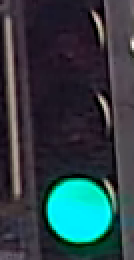
#> input picture Lecture2/test-images/green-000810_02.png, 67 x 130 px (shown 2 times larger); its folder holds only this picture in this run
$ python main.py
#> lines starting #> are read from the running program, lines starting #| are printed output that depends on the picture; after the words box and inside, x2 and y2 are one past the last pixel; in counts of white or black regions, pixels touching at a corner belong together
import os
import cv2
import numpy as np
import matplotlib
matplotlib.use("TkAgg")  # or "Agg" if running headless
import matplotlib.pyplot as plt


input_folder = "test-images"
output_folder = "test-output"
color_threshold = 150

correct_count = 0
total_images = 0

for image_name in os.listdir(input_folder):
    if image_name.endswith('.png'):
        image_path = os.path.join(input_folder, image_name)

        original_image = cv2.imread(image_path)
#> original_image is the input picture: shape (130, 67, 3); mean B, G, R 69.6, 64.2, 45.6

        image = original_image.copy()

        # Set white pixels to black
        white_mask = (image > 100).all(axis=2)  # Pixels where all R, G, B > 100
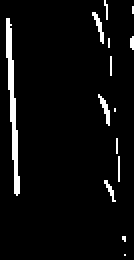
#> white_mask: shape (130, 67) bool (shown 2 times larger); 4.7% white in thin lines or dots
        image[white_mask] = [0, 0, 0]
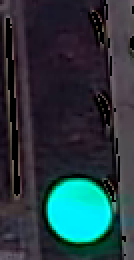
#> image: shape (130, 67, 3) (shown 2 times larger); 4.68% of pixels changed, all inside (x1, y1, x2, y2) = (3, 0, 67, 128)

        _, green_channel, red_channel = cv2.split(image)
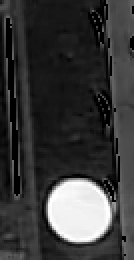
#> green_channel: shape (130, 67) (shown 2 times larger); min 0, max 255, mean 57.6
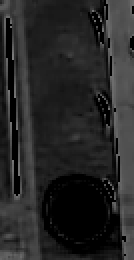
#> red_channel: shape (130, 67) (shown 2 times larger); min 0, max 124, mean 38.5

        red_pixels = np.count_nonzero(red_channel > color_threshold)
#> red_pixels = 0
        green_pixels = np.count_nonzero(green_channel > color_threshold)
#> green_pixels = 808

        expected_color = "red" if "red" in image_name else "green"
        detected_color = "red" if red_pixels > green_pixels else "green"
#> detected_color = 'green'

        if detected_color == expected_color:
            correct_count += 1

        total_images += 1

        # Create output image
        output_subfolder = os.path.join(output_folder, "out-red" if red_pixels > green_pixels else "out-green")
        output_image = np.zeros_like(image)  # Black background

        if red_pixels > green_pixels:
            output_image[:, :, 2] = np.where(red_channel > color_threshold, red_channel, 0)  # Keep red pixels
        else:
            output_image[:, :, 1] = np.where(green_channel > color_threshold, green_channel, 0)  # Keep green pixels
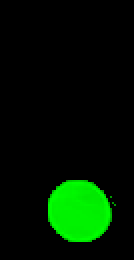
#> output_image: shape (130, 67, 3) (shown 2 times larger); mean of channels 0, 1, 2 0, 22, 0; drawn as B, G, R

        os.makedirs(output_subfolder, exist_ok=True)
        cv2.imwrite(os.path.join(output_subfolder, image_name), output_image)

        fig, axes = plt.subplots(1, 2, figsize=(10, 5))

        axes[0].imshow(cv2.cvtColor(original_image, cv2.COLOR_BGR2RGB))
        axes[0].set_title("Original")
        axes[0].axis('off')

        axes[1].imshow(cv2.cvtColor(output_image, cv2.COLOR_BGR2RGB))
        axes[1].set_title("Output")
        axes[1].axis('off')

        plt.tight_layout()
        #plt.show()

        # Print accuracy after processing all images
        if total_images == 130:
            accuracy = (correct_count / total_images) * 100
            print(f"Accuracy: {accuracy:.2f}% ({correct_count} correct out of {total_images})")
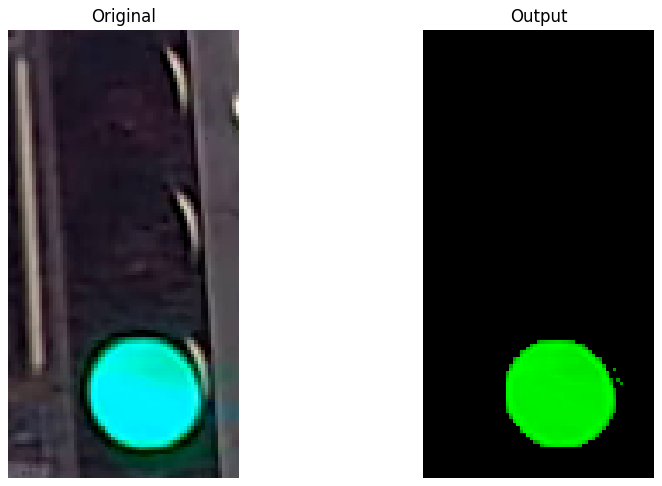
#> figure drawn by matplotlib, 2 panels

$ run again, on Lecture2/test-images/green-000831_02.png
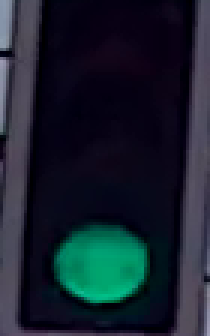
#> input picture Lecture2/test-images/green-000831_02.png, 70 x 112 px (shown 3 times larger)
#> original_image is the input picture: shape (112, 70, 3); mean B, G, R 44.9, 33.2, 23.9
#> `white_mask = (image > 100).all(axis=2)`:
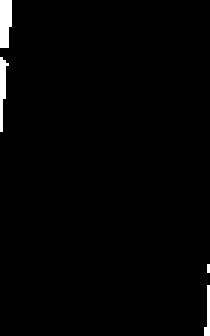
#> white_mask: shape (112, 70) bool (shown 3 times larger); 1.5% white; 4 white regions (1 under 20 px), largest, box (x1, y1, x2, y2) and area: (0, 0, 4, 16) 57, (0, 19, 3, 44) 39, (68, 95, 70, 112) 20
#> image: shape (112, 70, 3); 1.52% of pixels changed, all inside (x1, y1, x2, y2) = (0, 0, 70, 112)
#> red_pixels = 0
#> green_pixels = 249
#> detected_color = 'green'
#> `print(f"Accuracy: {accuracy:.2f}% ({correct_count} correct out of {tot..`:
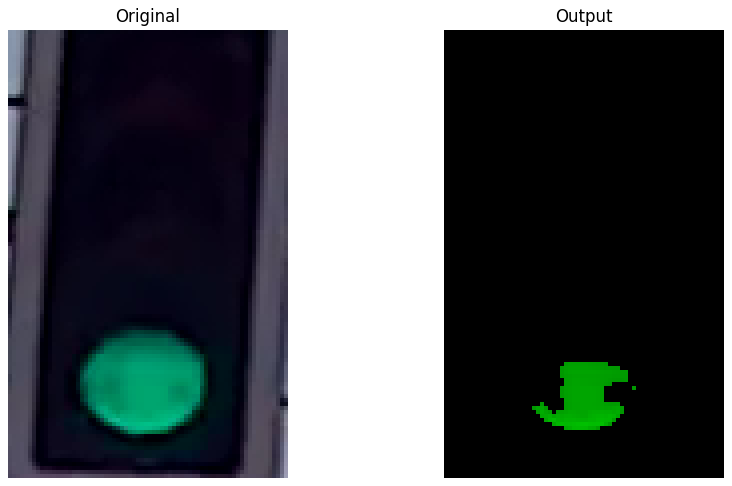
#> figure drawn by matplotlib, 2 panels

$ run again, on Lecture2/test-images/green-000840_02.png
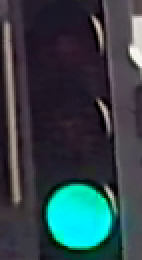
#> input picture Lecture2/test-images/green-000840_02.png, 71 x 130 px (shown 2 times larger)
#> original_image is the input picture: shape (130, 71, 3); mean B, G, R 72.1, 66.7, 48.9
#> `white_mask = (image > 100).all(axis=2)`:
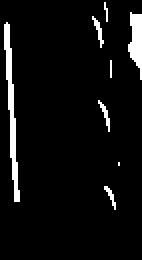
#> white_mask: shape (130, 71) bool (shown 2 times larger); 5.6% white; 8 white regions (3 under 20 px), largest, box (x1, y1, x2, y2) and area: (2, 11, 10, 101) 256, (64, 6, 71, 40) 152, (46, 8, 52, 24) 32, (49, 50, 55, 66) 30, (52, 93, 58, 105) 24
#> image: shape (130, 71, 3); 5.59% of pixels changed, all inside (x1, y1, x2, y2) = (2, 1, 71, 105)
#> red_pixels = 0
#> green_pixels = 813
#> detected_color = 'green'
#> `print(f"Accuracy: {accuracy:.2f}% ({correct_count} correct out of {tot..`:
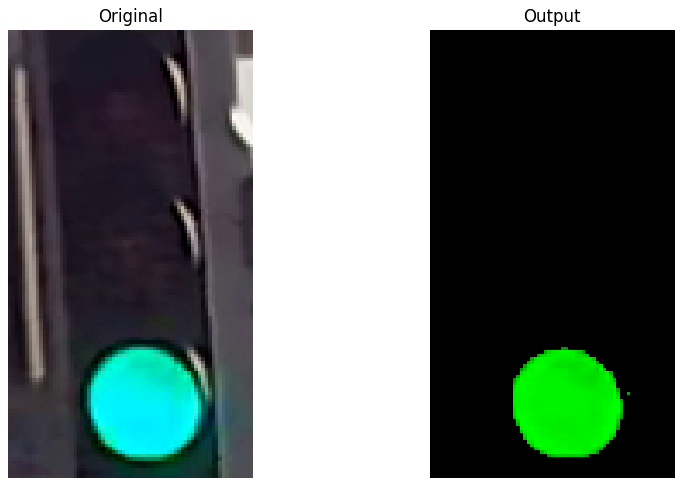
#> figure drawn by matplotlib, 2 panels
